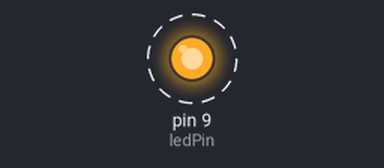
A sketch run on a simulated Arduino Uno, built with avr-gcc and run on an emulated ATmega328P. On the bench: output pins drawn as LEDs (lit = HIGH). Dashed ring = blinking.

Above: at 0.05 s.
Timing chart, 0 to 3.0 s (numbered marks = the images above):
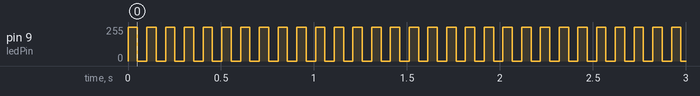

The sketch:

sketch_jan26a.ino
```cpp
int ledPin = 9;

void setup() {
 pinMode(ledPin, OUTPUT);

}

void loop() {
  for(int fadeValue = 0; fadeValue<=255; fadeValue+=5)
    analogWrite(ledPin, fadeValue);
    delay(50);

  for(int fadeValue = 255; fadeValue>=0; fadeValue-=5)
    analogWrite(ledPin, fadeValue);
    delay(50);

}
```

Measured:
- by itself, pin 9 (ledPin): alternates 255/255 for 0.05 s and 0/255 for 0.05 s
